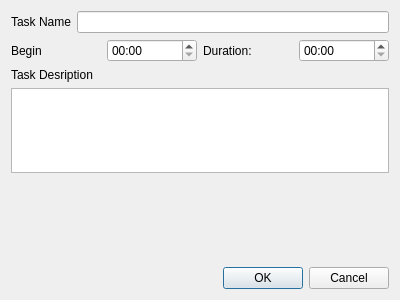
<?xml version="1.0" encoding="UTF-8"?>
<ui version="4.0">
 <class>TaskDialog</class>
 <widget class="QWidget" name="TaskDialog">
  <property name="geometry">
   <rect>
    <x>0</x>
    <y>0</y>
    <width>400</width>
    <height>300</height>
   </rect>
  </property>
  <property name="windowTitle">
   <string>Form</string>
  </property>
  <layout class="QVBoxLayout" name="verticalLayout">
   <item>
    <layout class="QHBoxLayout" name="horizontalLayout">
     <item>
      <widget class="QLabel" name="m_pLabelTaskName">
       <property name="text">
        <string>Task Name</string>
       </property>
      </widget>
     </item>
     <item>
      <widget class="QLineEdit" name="m_pLineEditTaskName"/>
     </item>
    </layout>
   </item>
   <item>
    <layout class="QHBoxLayout" name="horizontalLayout_2">
     <item>
      <widget class="QLabel" name="label_2">
       <property name="text">
        <string>Begin</string>
       </property>
      </widget>
     </item>
     <item>
      <widget class="QTimeEdit" name="m_pTimeEditBegin">
       <property name="displayFormat">
        <string>HH:mm</string>
       </property>
       <property name="calendarPopup">
        <bool>false</bool>
       </property>
      </widget>
     </item>
     <item>
      <widget class="QLabel" name="label_3">
       <property name="text">
        <string>Duration:</string>
       </property>
      </widget>
     </item>
     <item>
      <widget class="QTimeEdit" name="m_pTimeEditDuration">
       <property name="displayFormat">
        <string>HH:mm</string>
       </property>
       <property name="calendarPopup">
        <bool>false</bool>
       </property>
      </widget>
     </item>
    </layout>
   </item>
   <item>
    <widget class="QLabel" name="m_pLabelDescription">
     <property name="text">
      <string>Task Desription</string>
     </property>
    </widget>
   </item>
   <item>
    <widget class="QTextEdit" name="m_pTextEdit"/>
   </item>
   <item>
    <spacer name="verticalSpacer">
     <property name="orientation">
      <enum>Qt::Vertical</enum>
     </property>
     <property name="sizeHint" stdset="0">
      <size>
       <width>20</width>
       <height>194</height>
      </size>
     </property>
    </spacer>
   </item>
   <item>
    <widget class="QDialogButtonBox" name="buttonBox">
     <property name="standardButtons">
      <set>QDialogButtonBox::Cancel|QDialogButtonBox::Ok</set>
     </property>
    </widget>
   </item>
  </layout>
 </widget>
 <resources/>
 <connections/>
</ui>
